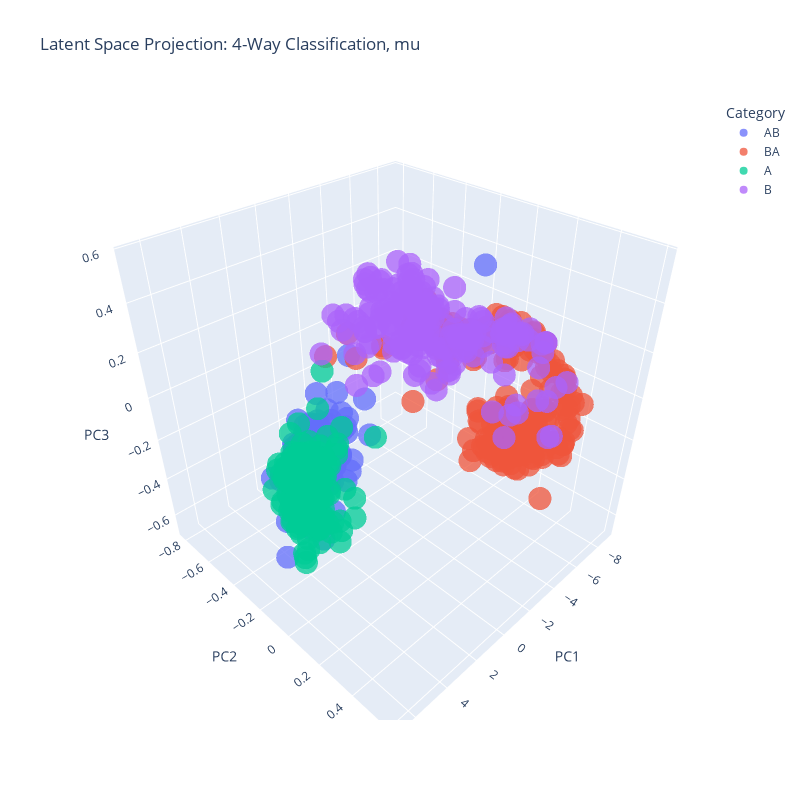
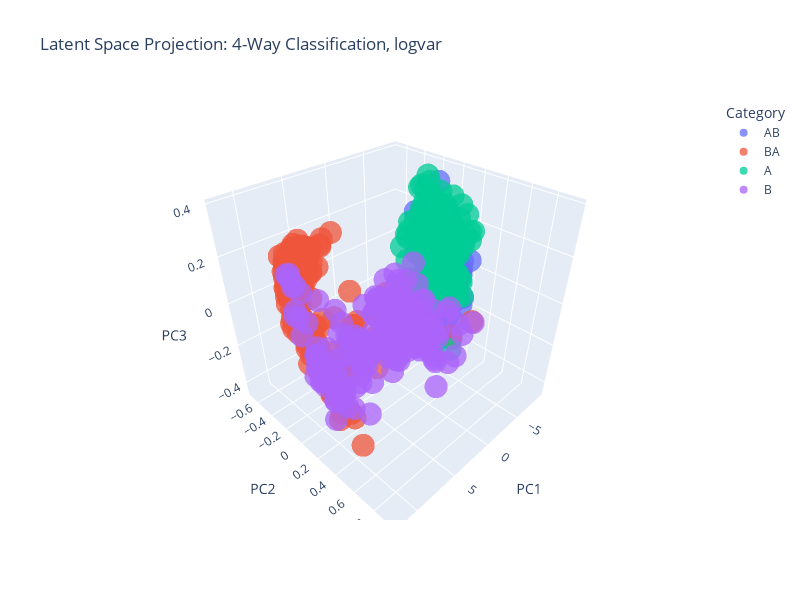
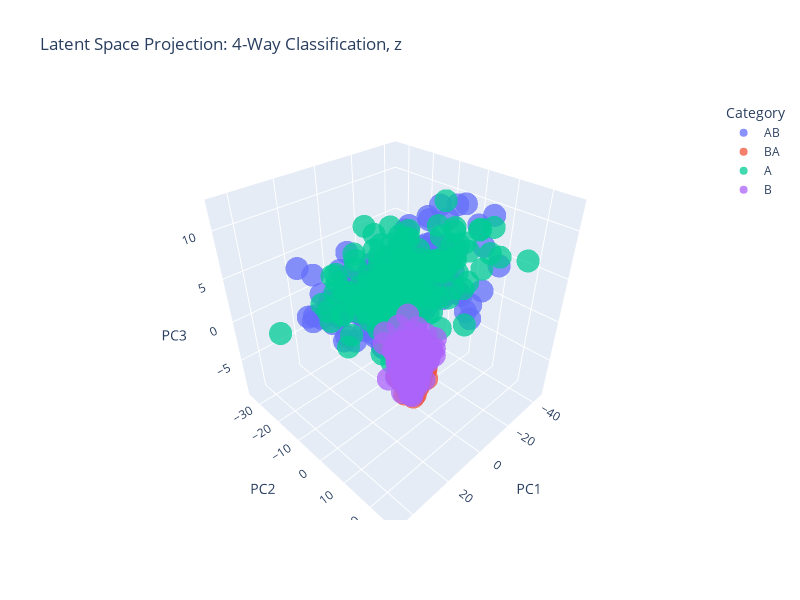

Notebook cell for these charts, in order:
### Code cell
import numpy as np
import torch
import matplotlib.pyplot as plt
from sklearn.decomposition import PCA
import plotly.express as px
import pandas as pd

# Load data
data = np.load("/home/danielboscu/Documents/code/AI_RES/data/actual/long_run_310k.npy")
zonal_wind = data[:, 1, 63]
upper, lower = 53.8 / 2.8935, 7.41

import seaborn as sns
from sklearn.metrics import mean_squared_error

# Initialization
time_step       = 300_000
real_data       = np.load(r'/home/danielboscu/Documents/code/AI_RES/data/actual/long_run_310k.npy')
level           = 63
upper_bound     = 53.8 / 2.8935
lower_bound     = 7.41
real_data_1d    = real_data[:, 1, level]

num_neurons     = 1024
latent_dim      = 32
output_dim      = 75
condition_dim   = num_variables

print(f"Number of neurons: {num_neurons}, Latent dimension: {latent_dim}, Output dimension: {output_dim}, Condition dimension: {condition_dim}")
model = ConditionalVAE(latent_dim, output_dim, condition_dim, num_neurons)
model = model.cuda()
optimizer = optim.Adam(model.parameters(), lr=0.0001)
start, end = variable_range[variable][0], variable_range[variable][1]+1
print(f"Variable range for {variable}: {start} to {end}")

folder = "/home/danielboscu/Documents/code/AI_RES/training"
model_weights_path = r'/home/danielboscu/Documents/code/AI_RES/training/best/checkpoint_11.pth'
past_model = True

if past_model:
    if os.path.exists(model_weights_path):
        model.load_state_dict(torch.load(model_weights_path))
        print(f"Model weights loaded from {model_weights_path}")

def detect_transitions_and_nontransitions_A_to_B(u_series, upper, lower):
    transitions = []
    transition_values = []
    non_transitions = []
    non_transition_values = []
    i = 0
    while i < len(u_series) - 1:
        if u_series[i-1] > upper and u_series[i] <= upper:
            j = i + 1
            timer = 0
            while j < len(u_series) and u_series[j] <= upper:
                timer += 1
                if u_series[j] < lower:
                    transitions.append(i)
                    transition_values.append(u_series[i])
                    timer = 0
                    break
                j += 1
            if timer >= 5:
                non_transitions.append(i)
                non_transition_values.append(u_series[i])
                timer = 0
            i = j
        else:
            i += 1
    return np.array(transitions), np.array(non_transitions), np.array(transition_values), np.array(non_transition_values)


def detect_transitions_and_nontransitionsB_to_A(u_series, upper, lower):
    transitions = []
    transition_values = []
    non_transitions = []
    non_transition_values = []
    i = 0
    while i < len(u_series) - 1:
        if u_series[i-1] < lower and u_series[i] >= lower:
            j = i + 1
            timer = 0
            while j < len(u_series) and u_series[j] >= lower:
                timer += 1
                if u_series[j] > upper:
                    transitions.append(i)
                    transition_values.append(u_series[i])
                    timer = 0
                    break
                j += 1
            if timer >= 5:
                non_transitions.append(i)
                non_transition_values.append(u_series[i])
                timer = 0
            i = j
        else:
            i += 1
    return np.array(transitions), np.array(non_transitions), np.array(transition_values), np.array(non_transition_values)

ssw_indices_A, non_ssw_indices_A, ssw_transition_values_A, non_ssw_transition_values_A = detect_transitions_and_nontransitions_A_to_B(zonal_wind, upper, lower)
ssw_indices_B, non_ssw_indices_B, ssw_transition_values_B, non_ssw_transition_values_B = detect_transitions_and_nontransitionsB_to_A(zonal_wind, upper, lower)

# transition_indices = np.union1d(ssw_indices_A, ssw_indices_B)
# total_len = len(data)
# non_ssw_sample_A = np.where((zonal_wind > upper) & (~np.isin(np.arange(total_len), transition_indices)))[0]

# non_ssw_sample_B = np.where((zonal_wind < lower) & (~np.isin(np.arange(total_len), transition_indices)))[0]

n_samples = min(len(ssw_indices_A), len(non_ssw_indices_A), len(non_ssw_indices_B))
non_ssw_indices_A = np.random.choice(non_ssw_indices_A, size=n_samples, replace=False)
non_ssw_indices_B = np.random.choice(non_ssw_indices_B, size=n_samples, replace=False)

print(f"SSW Transitions A to B: {len(ssw_indices_A)}, Mean Value: {np.mean(ssw_transition_values_A):.2f}")
print(f"SSW Transitions B to A: {len(ssw_indices_B)}, Mean Value: {np.mean(ssw_transition_values_B):.2f}")
print(f"Non-SSW Transitions A: {len(non_ssw_indices_A)}, Mean Value: {np.mean(non_ssw_transition_values_A):.2f}")
print(f"Non-SSW Transitions B: {len(non_ssw_indices_B)}, Mean Value: {np.mean(non_ssw_transition_values_B):.2f}")

X = np.vstack([
    data[ssw_indices_A, 1],
    data[ssw_indices_B, 1],
    data[non_ssw_indices_A, 1],
    data[non_ssw_indices_B, 1]
]).astype(np.float32)

labels = (
    ["AB"] * len(ssw_indices_A) +
    ["BA"] * len(ssw_indices_B) +
    ["A"] * len(non_ssw_indices_A) +
    ["B"] * len(non_ssw_indices_B)
)


model.eval()
# Encode data
with torch.no_grad():
    mu, logvar = model.encode(torch.tensor(X, dtype=torch.float32).cuda())
    z = model.reparameterize(mu, logvar)
    mu_np = mu.cpu().numpy()
    logvar_np = logvar.cpu().numpy()
    z_np = z.cpu().numpy()

print("Mu shape: " , mu.shape)
print("Mu values for A_ssw: ", np.mean(mu_np[:189, :]), "Mu values for B_ssw: ", np.mean(mu_np[189:379, :]), "Mu values for A_noSSW: ", np.mean(mu_np[379:569, :]), "Mu values for B_noSSW: ", np.mean(mu_np[569:, :]))
print("Logvar shape for A_ssw: ", np.mean(logvar_np[:189, :]), "Logvar shape for B_ssw: ", np.mean(logvar_np[189:379, :]), "Logvar shape for A_noSSW: ", np.mean(logvar_np[379:569, :]), "Logvar shape for B_noSSW: ", np.mean(logvar_np[569:, :]))
print("Z values for A_ssw: ", np.mean(z_np[:189, :]), "Z values for B_ssw: ", np.mean(z_np[189:379, :]), "Z values for A_noSSW: ", np.mean(z_np[379:569, :]), "Z values for B_noSSW: ", np.mean(z_np[569:, :]))

# PCA
num_components = 3
pca = PCA(n_components=num_components)
print(f"==>> pca: {pca}")

#mu
latent_3d = pca.fit_transform(mu_np)
print(f"==>> latent_3d: {latent_3d.shape}")


explained = pca.explained_variance_ratio_
total_explained = np.sum(explained)
print(f"Explained variance by PC1: {explained[0]:.4f}")
print(f"Explained variance by PC2: {explained[1]:.4f}")
print(f"Explained variance by PC3: {explained[2]:.4f}")
print(f"Total explained variance (PC1+2+3): {total_explained:.4f}")
# Build DataFrame
df = pd.DataFrame(latent_3d[:,0:num_components], columns=["PC1", "PC2", "PC3"] )
df["Category"] = labels

# Plot 3D PCA
fig = px.scatter_3d(df, x="PC1", y="PC2", z="PC3", color="Category",
                    opacity=0.75,
                    title="Latent Space Projection: 4-Way Classification, mu",
                     width=800, height=800)
fig.show()

#logvar
latent_3d = pca.fit_transform(logvar_np)
print(f"==>> latent_3d: {latent_3d.shape}")


explained = pca.explained_variance_ratio_
total_explained = np.sum(explained)
print(f"Explained variance by PC1: {explained[0]:.4f}")
print(f"Explained variance by PC2: {explained[1]:.4f}")
print(f"Explained variance by PC3: {explained[2]:.4f}")
print(f"Total explained variance (PC1+2+3): {total_explained:.4f}")
# Build DataFrame
df = pd.DataFrame(latent_3d[:,0:num_components], columns=["PC1", "PC2", "PC3"] )
df["Category"] = labels

# Plot 3D PCA

fig = px.scatter_3d(df, x="PC1", y="PC2", z="PC3", color="Category",
                    opacity=0.75,
                    title="Latent Space Projection: 4-Way Classification, logvar",
                     width=800, height=800)

fig.show()

#z
latent_3d = pca.fit_transform(z_np)
print(f"==>> latent_3d: {latent_3d.shape}")


explained = pca.explained_variance_ratio_
total_explained = np.sum(explained)
print(f"Explained variance by PC1: {explained[0]:.4f}")
print(f"Explained variance by PC2: {explained[1]:.4f}")
print(f"Explained variance by PC3: {explained[2]:.4f}")
print(f"Total explained variance (PC1+2+3): {total_explained:.4f}")
# Build DataFrame
df = pd.DataFrame(latent_3d[:,:num_components], columns=["PC1", "PC2", "PC3"] )
df["Category"] = labels

# Plot 3D PCA
fig = px.scatter_3d(df, x="PC1", y="PC2", z="PC3", color="Category",
                    opacity=0.75,
                    title="Latent Space Projection: 4-Way Classification, z",
                     width=800, height=800)
fig.show()

# latent plots
plt.plot(data[:, 0, 63], label="Zonal Wind A", color='dodgerblue', alpha=0.7)
plt.axhline(y=lower_bound, color='purple', linestyle='--', alpha=0.5, linewidth=1.2)
plt.axhline(y=upper_bound, color='purple', linestyle='--', alpha=0.5, linewidth=1.2)

for idx in ssw_indices_A:
    plt.axvline(x=idx, color='green', linestyle='--', alpha=0.5, linewidth=1.2)

plt.xlabel("Time Steps")
plt.ylabel("Zonal Wind @ 30km")
plt.title("SSW Transitions in Zonal Wind A (A → B)")
plt.legend()
plt.grid(True)
plt.tight_layout()
plt.show()

plt.figure(figsize=(16, 5))
plt.plot(data[:, 0, 63], label="Zonal Wind B", color='red', alpha=0.7)

for idx in ssw_indices_B:
    plt.axvline(x=idx, color='purple', linestyle='--', alpha=0.5, linewidth=1.2)
plt.axhline(y=lower_bound, color='purple', linestyle='--', alpha=0.5, linewidth=1.2)
plt.axhline(y=upper_bound, color='purple', linestyle='--', alpha=0.5, linewidth=1.2)

plt.xlabel("Time Steps")
plt.ylabel("Zonal Wind @ 30km")
plt.title("SSW Transitions in Zonal Wind B (B → A)")
plt.legend()
plt.grid(True)
plt.tight_layout()
plt.show()


fig = plt.figure(figsize=(14,6))
gs = gridspec.GridSpec(1, 2, figure=fig)
ax_1 = fig.add_subplot(gs[0, 0])
ax_1.boxplot([mu_np[:189, 0], mu_np[189:379, 0]],
            tick_labels=["AB", "A"])
ax_1.grid(True, linestyle='--', alpha=0.5)
ax_1.set_xlabel("Sample Index")
ax_1.set_ylabel("Latent Variable (mu)")
ax_1.set_title("Latent Variable (mu) for A_SSW and A_NoSSW Samples")
ax_1.legend()
ax_2 = fig.add_subplot(gs[0, 1])
ax_2.boxplot([mu_np[380:569, 0], mu_np[569:, 0]],
            tick_labels=["BA", "B"])
ax_2.grid(True, linestyle='--', alpha=0.5)
ax_2.set_xlabel("Sample Index")
ax_2.set_ylabel("Latent Variable (mu)")
ax_2.set_title("Latent Variable (mu) for B_SSW and B_NoSSW Samples")
ax_2.legend()

plt.tight_layout()
plt.show()

fig = plt.figure(figsize=(14,6))
gs = gridspec.GridSpec(1, 2, figure=fig)
ax_1 = fig.add_subplot(gs[0, 0])
ax_1.boxplot([logvar_np[:189, 0], logvar_np[189:379, 0]],
            tick_labels=["AB", "A"])
ax_1.grid(True, linestyle='--', alpha=0.5)
ax_1.set_xlabel("Sample Index")
ax_1.set_ylabel("Latent Variable (logvar)")
ax_1.set_title("Latent Variable (logvar) for A_SSW and A_NoSSW Samples")
ax_1.legend()
ax_2 = fig.add_subplot(gs[0, 1])
ax_2.boxplot([logvar_np[380:569, 0], logvar_np[569:, 0]],
            tick_labels=["BA", "B"])
ax_2.grid(True, linestyle='--', alpha=0.5)
ax_2.set_xlabel("Sample Index")
ax_2.set_ylabel("Latent Variable (logvar)")
ax_2.set_title("Latent Variable (logvar) for B_SSW and B_NoSSW Samples")
ax_2.legend()

plt.tight_layout()
plt.show()

fig = plt.figure(figsize=(14,6))
gs = gridspec.GridSpec(1, 2, figure=fig)
ax_1 = fig.add_subplot(gs[0, 0])
ax_1.boxplot([z_np[:189, 0], z_np[189:379, 0]],
            tick_labels=["AB", "A"])
ax_1.grid(True, linestyle='--', alpha=0.5)
ax_1.set_xlabel("Sample Index")
ax_1.set_ylabel("Latent Variable (z)")
ax_1.set_title("Latent Variable (z) for A_SSW and A_NoSSW Samples")
ax_1.legend()
ax_2 = fig.add_subplot(gs[0, 1])
ax_2.boxplot([z_np[380:569, 0], z_np[569:, 0]],
            tick_labels=["BA", "B"])
ax_2.grid(True, linestyle='--', alpha=0.5)
ax_2.set_xlabel("Sample Index")
ax_2.set_ylabel("Latent Variable (z)")
ax_2.set_title("Latent Variable (z) for B_SSW and B_NoSSW Samples")
ax_2.legend()

plt.tight_layout()
plt.show()

### Figure 1 — Plotly figure (JSON) as saved in the notebook; plotly's stock layout.template omitted (floating-point values rounded to 4 significant figures; data arrays with more than 128 entries replaced by an {"elided": "..."} marker saying what was removed)
{"data": [{"hovertemplate": "Category=AB<br>PC1=%{x}<br>PC2=%{y}<br>PC3=%{z}<extra></extra>", "legendgroup": "AB", "marker": {"color": "#636efa", "opacity": 0.75, "symbol": "circle"}, "mode": "markers", "name": "AB", "scene": "scene", "showlegend": true, "type": "scatter3d", "x": {"elided": "199 float values"}, "y": {"elided": "199 float values"}, "z": {"elided": "199 float values"}}, {"hovertemplate": "Category=BA<br>PC1=%{x}<br>PC2=%{y}<br>PC3=%{z}<extra></extra>", "legendgroup": "BA", "marker": {"color": "#EF553B", "opacity": 0.75, "symbol": "circle"}, "mode": "markers", "name": "BA", "scene": "scene", "showlegend": true, "type": "scatter3d", "x": {"elided": "199 float values"}, "y": {"elided": "199 float values"}, "z": {"elided": "199 float values"}}, {"hovertemplate": "Category=A<br>PC1=%{x}<br>PC2=%{y}<br>PC3=%{z}<extra></extra>", "legendgroup": "A", "marker": {"color": "#00cc96", "opacity": 0.75, "symbol": "circle"}, "mode": "markers", "name": "A", "scene": "scene", "showlegend": true, "type": "scatter3d", "x": {"elided": "184 float values"}, "y": {"elided": "184 float values"}, "z": {"elided": "184 float values"}}, {"hovertemplate": "Category=B<br>PC1=%{x}<br>PC2=%{y}<br>PC3=%{z}<extra></extra>", "legendgroup": "B", "marker": {"color": "#ab63fa", "opacity": 0.75, "symbol": "circle"}, "mode": "markers", "name": "B", "scene": "scene", "showlegend": true, "type": "scatter3d", "x": {"elided": "184 float values"}, "y": {"elided": "184 float values"}, "z": {"elided": "184 float values"}}], "layout": {"height": 800, "legend": {"title": {"text": "Category"}, "tracegroupgap": 0}, "scene": {"domain": {"x": [0, 1], "y": [0, 1]}, "xaxis": {"title": {"text": "PC1"}}, "yaxis": {"title": {"text": "PC2"}}, "zaxis": {"title": {"text": "PC3"}}}, "title": {"text": "Latent Space Projection: 4-Way Classification, mu"}, "width": 800}}

### Figure 2 — Plotly figure (JSON) as saved in the notebook; plotly's stock layout.template omitted (floating-point values rounded to 4 significant figures; data arrays with more than 128 entries replaced by an {"elided": "..."} marker saying what was removed)
{"data": [{"hovertemplate": "Category=AB<br>PC1=%{x}<br>PC2=%{y}<br>PC3=%{z}<extra></extra>", "legendgroup": "AB", "marker": {"color": "#636efa", "opacity": 0.75, "symbol": "circle"}, "mode": "markers", "name": "AB", "scene": "scene", "showlegend": true, "type": "scatter3d", "x": {"elided": "199 float values"}, "y": {"elided": "199 float values"}, "z": {"elided": "199 float values"}}, {"hovertemplate": "Category=BA<br>PC1=%{x}<br>PC2=%{y}<br>PC3=%{z}<extra></extra>", "legendgroup": "BA", "marker": {"color": "#EF553B", "opacity": 0.75, "symbol": "circle"}, "mode": "markers", "name": "BA", "scene": "scene", "showlegend": true, "type": "scatter3d", "x": {"elided": "199 float values"}, "y": {"elided": "199 float values"}, "z": {"elided": "199 float values"}}, {"hovertemplate": "Category=A<br>PC1=%{x}<br>PC2=%{y}<br>PC3=%{z}<extra></extra>", "legendgroup": "A", "marker": {"color": "#00cc96", "opacity": 0.75, "symbol": "circle"}, "mode": "markers", "name": "A", "scene": "scene", "showlegend": true, "type": "scatter3d", "x": {"elided": "184 float values"}, "y": {"elided": "184 float values"}, "z": {"elided": "184 float values"}}, {"hovertemplate": "Category=B<br>PC1=%{x}<br>PC2=%{y}<br>PC3=%{z}<extra></extra>", "legendgroup": "B", "marker": {"color": "#ab63fa", "opacity": 0.75, "symbol": "circle"}, "mode": "markers", "name": "B", "scene": "scene", "showlegend": true, "type": "scatter3d", "x": {"elided": "184 float values"}, "y": {"elided": "184 float values"}, "z": {"elided": "184 float values"}}], "layout": {"height": 600, "legend": {"title": {"text": "Category"}, "tracegroupgap": 0}, "scene": {"domain": {"x": [0, 1], "y": [0, 1]}, "xaxis": {"title": {"text": "PC1"}}, "yaxis": {"title": {"text": "PC2"}}, "zaxis": {"title": {"text": "PC3"}}}, "title": {"text": "Latent Space Projection: 4-Way Classification, logvar"}, "width": 800}}

### Figure 3 — Plotly figure (JSON) as saved in the notebook; plotly's stock layout.template omitted (floating-point values rounded to 4 significant figures; data arrays with more than 128 entries replaced by an {"elided": "..."} marker saying what was removed)
{"data": [{"hovertemplate": "Category=AB<br>PC1=%{x}<br>PC2=%{y}<br>PC3=%{z}<extra></extra>", "legendgroup": "AB", "marker": {"color": "#636efa", "opacity": 0.75, "symbol": "circle"}, "mode": "markers", "name": "AB", "scene": "scene", "showlegend": true, "type": "scatter3d", "x": {"elided": "199 float values"}, "y": {"elided": "199 float values"}, "z": {"elided": "199 float values"}}, {"hovertemplate": "Category=BA<br>PC1=%{x}<br>PC2=%{y}<br>PC3=%{z}<extra></extra>", "legendgroup": "BA", "marker": {"color": "#EF553B", "opacity": 0.75, "symbol": "circle"}, "mode": "markers", "name": "BA", "scene": "scene", "showlegend": true, "type": "scatter3d", "x": {"elided": "199 float values"}, "y": {"elided": "199 float values"}, "z": {"elided": "199 float values"}}, {"hovertemplate": "Category=A<br>PC1=%{x}<br>PC2=%{y}<br>PC3=%{z}<extra></extra>", "legendgroup": "A", "marker": {"color": "#00cc96", "opacity": 0.75, "symbol": "circle"}, "mode": "markers", "name": "A", "scene": "scene", "showlegend": true, "type": "scatter3d", "x": {"elided": "184 float values"}, "y": {"elided": "184 float values"}, "z": {"elided": "184 float values"}}, {"hovertemplate": "Category=B<br>PC1=%{x}<br>PC2=%{y}<br>PC3=%{z}<extra></extra>", "legendgroup": "B", "marker": {"color": "#ab63fa", "opacity": 0.75, "symbol": "circle"}, "mode": "markers", "name": "B", "scene": "scene", "showlegend": true, "type": "scatter3d", "x": {"elided": "184 float values"}, "y": {"elided": "184 float values"}, "z": {"elided": "184 float values"}}], "layout": {"height": 600, "legend": {"title": {"text": "Category"}, "tracegroupgap": 0}, "scene": {"domain": {"x": [0, 1], "y": [0, 1]}, "xaxis": {"title": {"text": "PC1"}}, "yaxis": {"title": {"text": "PC2"}}, "zaxis": {"title": {"text": "PC3"}}}, "title": {"text": "Latent Space Projection: 4-Way Classification, z"}, "width": 800}}
